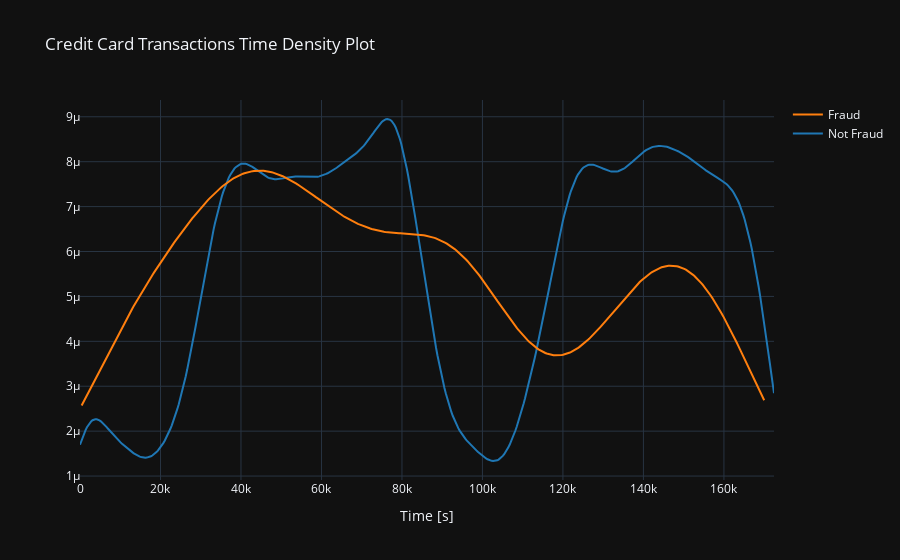

Here is the notebook cell this chart was saved with:
### Code cell
class_0 = dt.loc[dt['Class'] == 0]["Time"]
class_1 = dt.loc[dt['Class'] == 1]["Time"]

hist_data = [class_0, class_1]
group_labels = ['Not Fraud', 'Fraud']

fig = ff.create_distplot(hist_data, group_labels, show_hist=False, show_rug=False)
fig['layout'].update(title='Credit Card Transactions Time Density Plot', xaxis=dict(title='Time [s]'))
iplot(fig, filename='dist_only')

### Figure 1 — Plotly figure (JSON) as saved in the notebook; plotly's stock layout.template omitted (floating-point values rounded to 4 significant figures; data arrays with more than 128 entries replaced by an {"elided": "..."} marker saying what was removed)
{"data": [{"legendgroup": "Not Fraud", "marker": {"color": "rgb(31, 119, 180)"}, "mode": "lines", "name": "Not Fraud", "showlegend": true, "x": {"elided": "500 float values"}, "xaxis": "x", "y": {"elided": "500 float values"}, "yaxis": "y", "type": "scatter"}, {"legendgroup": "Fraud", "marker": {"color": "rgb(255, 127, 14)"}, "mode": "lines", "name": "Fraud", "showlegend": true, "x": {"elided": "500 float values"}, "xaxis": "x", "y": {"elided": "500 float values"}, "yaxis": "y", "type": "scatter"}], "layout": {"barmode": "overlay", "hovermode": "closest", "legend": {"traceorder": "reversed"}, "title": {"text": "Credit Card Transactions Time Density Plot"}, "xaxis": {"anchor": "y2", "domain": [0.0, 1.0], "title": {"text": "Time [s]"}, "zeroline": false}, "yaxis": {"anchor": "free", "domain": [0.0, 1], "position": 0.0}}}
